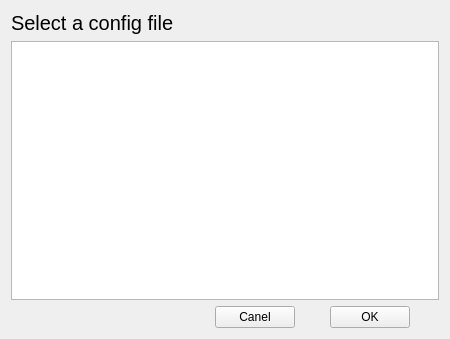
<?xml version="1.0" encoding="UTF-8"?>
<ui version="4.0">
 <class>Form</class>
 <widget class="QWidget" name="Form">
  <property name="geometry">
   <rect>
    <x>0</x>
    <y>0</y>
    <width>450</width>
    <height>339</height>
   </rect>
  </property>
  <property name="windowTitle">
   <string>Eneffco Diagram creator</string>
  </property>
  <layout class="QGridLayout" name="gridLayout">
   <item row="0" column="1">
    <widget class="QLabel" name="selct_config_label">
     <property name="font">
      <font>
       <pointsize>15</pointsize>
      </font>
     </property>
     <property name="text">
      <string>Select a config file</string>
     </property>
    </widget>
   </item>
   <item row="1" column="1">
    <widget class="QListView" name="config_files_list"/>
   </item>
   <item row="3" column="1">
    <layout class="QHBoxLayout" name="horizontalLayout">
     <item>
      <spacer name="horizontalSpacer">
       <property name="orientation">
        <enum>Qt::Horizontal</enum>
       </property>
       <property name="sizeHint" stdset="0">
        <size>
         <width>40</width>
         <height>20</height>
        </size>
       </property>
      </spacer>
     </item>
     <item>
      <spacer name="horizontalSpacer_8">
       <property name="orientation">
        <enum>Qt::Horizontal</enum>
       </property>
       <property name="sizeHint" stdset="0">
        <size>
         <width>40</width>
         <height>20</height>
        </size>
       </property>
      </spacer>
     </item>
     <item>
      <spacer name="horizontalSpacer_7">
       <property name="orientation">
        <enum>Qt::Horizontal</enum>
       </property>
       <property name="sizeHint" stdset="0">
        <size>
         <width>40</width>
         <height>20</height>
        </size>
       </property>
      </spacer>
     </item>
     <item>
      <spacer name="horizontalSpacer_4">
       <property name="orientation">
        <enum>Qt::Horizontal</enum>
       </property>
       <property name="sizeHint" stdset="0">
        <size>
         <width>40</width>
         <height>20</height>
        </size>
       </property>
      </spacer>
     </item>
     <item>
      <spacer name="horizontalSpacer_6">
       <property name="orientation">
        <enum>Qt::Horizontal</enum>
       </property>
       <property name="sizeHint" stdset="0">
        <size>
         <width>40</width>
         <height>20</height>
        </size>
       </property>
      </spacer>
     </item>
     <item>
      <spacer name="horizontalSpacer_5">
       <property name="orientation">
        <enum>Qt::Horizontal</enum>
       </property>
       <property name="sizeHint" stdset="0">
        <size>
         <width>40</width>
         <height>20</height>
        </size>
       </property>
      </spacer>
     </item>
     <item>
      <spacer name="horizontalSpacer_3">
       <property name="orientation">
        <enum>Qt::Horizontal</enum>
       </property>
       <property name="sizeHint" stdset="0">
        <size>
         <width>40</width>
         <height>20</height>
        </size>
       </property>
      </spacer>
     </item>
     <item>
      <widget class="QPushButton" name="cancel_button">
       <property name="text">
        <string>Canel</string>
       </property>
      </widget>
     </item>
     <item>
      <spacer name="horizontalSpacer_2">
       <property name="orientation">
        <enum>Qt::Horizontal</enum>
       </property>
       <property name="sizeHint" stdset="0">
        <size>
         <width>40</width>
         <height>20</height>
        </size>
       </property>
      </spacer>
     </item>
     <item>
      <widget class="QPushButton" name="ok_button">
       <property name="text">
        <string>OK</string>
       </property>
      </widget>
     </item>
     <item>
      <spacer name="horizontalSpacer_9">
       <property name="orientation">
        <enum>Qt::Horizontal</enum>
       </property>
       <property name="sizeHint" stdset="0">
        <size>
         <width>40</width>
         <height>20</height>
        </size>
       </property>
      </spacer>
     </item>
    </layout>
   </item>
  </layout>
 </widget>
 <resources/>
 <connections/>
</ui>
